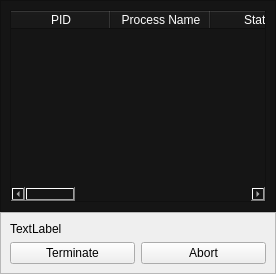
            <widget class="QWidget" name="Processes">
             <layout class="QVBoxLayout" name="verticalLayout_13">
              <property name="spacing">
               <number>0</number>
              </property>
              <property name="leftMargin">
               <number>0</number>
              </property>
              <property name="topMargin">
               <number>0</number>
              </property>
              <property name="rightMargin">
               <number>0</number>
              </property>
              <property name="bottomMargin">
               <number>0</number>
              </property>
              <item>
               <widget class="QFrame" name="frame_11">
                <property name="styleSheet">
                 <string notr="true">background-color: rgb(21, 21, 21);
gridline-color: rgb(42, 42, 42);
color: rgb(255, 255, 255);</string>
                </property>
                <property name="frameShape">
                 <enum>QFrame::StyledPanel</enum>
                </property>
                <property name="frameShadow">
                 <enum>QFrame::Raised</enum>
                </property>
                <layout class="QGridLayout" name="gridLayout_13">
                 <item row="0" column="0">
                  <widget class="QTableWidget" name="tableWidget2">
                   <property name="styleSheet">
                    <string notr="true">color: rgb(255, 255, 255);</string>
                   </property>
                   <column>
                    <property name="text">
                     <string>PID</string>
                    </property>
                    <property name="toolTip">
                     <string notr="true"/>
                    </property>
                    <property name="whatsThis">
                     <string notr="true"/>
                    </property>
                    <property name="background">
                     <color>
                      <red>80</red>
                      <green>80</green>
                      <blue>80</blue>
                     </color>
                    </property>
                   </column>
                   <column>
                    <property name="text">
                     <string>Process Name</string>
                    </property>
                   </column>
                   <column>
                    <property name="text">
                     <string>Status</string>
                    </property>
                   </column>
                   <column>
                    <property name="text">
                     <string>Private Bytes</string>
                    </property>
                   </column>
                   <column>
                    <property name="text">
                     <string>Resident Set Size (RAM)</string>
                    </property>
                   </column>
                   <column>
                    <property name="text">
                     <string>Virtual Memory</string>
                    </property>
                   </column>
                   <column>
                    <property name="text">
                     <string>Working Set</string>
                    </property>
                   </column>
                   <column>
                    <property name="text">
                     <string>Company</string>
                    </property>
                   </column>
                   <column>
                    <property name="text">
                     <string>Actions</string>
                    </property>
                   </column>
                  </widget>
                 </item>
                </layout>
               </widget>
              </item>
              <item>
               <widget class="QFrame" name="frame_12">
                <property name="enabled">
                 <bool>true</bool>
                </property>
                <property name="frameShape">
                 <enum>QFrame::StyledPanel</enum>
                </property>
                <property name="frameShadow">
                 <enum>QFrame::Raised</enum>
                </property>
                <layout class="QGridLayout" name="gridLayout_14">
                 <item row="1" column="0">
                  <widget class="QPushButton" name="pushButton_16">
                   <property name="text">
                    <string>Terminate</string>
                   </property>
                  </widget>
                 </item>
                 <item row="0" column="0" colspan="2">
                  <widget class="QLabel" name="label_70">
                   <property name="text">
                    <string>TextLabel</string>
                   </property>
                  </widget>
                 </item>
                 <item row="1" column="1">
                  <widget class="QPushButton" name="pushButton_17">
                   <property name="text">
                    <string>Abort</string>
                   </property>
                  </widget>
                 </item>
                </layout>
               </widget>
              </item>
             </layout>
            </widget>
